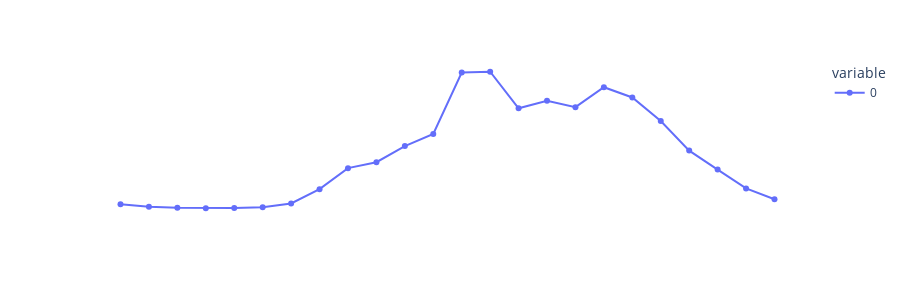

The notebook cell saved with this chart:
### Code cell
fig = px.line(X[0])
fig.update_traces(mode="markers+lines")
fig.update_layout(height=300, paper_bgcolor="rgba(0,0,0,0)", plot_bgcolor="rgba(0,0,0,0)") 
fig.update_xaxes(showgrid=False)
fig.update_yaxes(showgrid=False)
fig.update_yaxes(title='', visible=False, showticklabels=False)
fig.update_xaxes(title='', visible=False, showticklabels=False)
fig.show()

### Figure 1 — Plotly figure (JSON) as saved in the notebook; plotly's stock layout.template omitted (floating-point values rounded to 4 significant figures)
{"data": [{"hovertemplate": "variable=0<br>index=%{x}<br>value=%{y}<extra></extra>", "legendgroup": "0", "line": {"color": "#636efa", "dash": "solid"}, "marker": {"symbol": "circle"}, "mode": "markers+lines", "name": "0", "orientation": "v", "showlegend": true, "type": "scatter", "x": [0, 1, 2, 3, 4, 5, 6, 7, 8, 9, 10, 11, 12, 13, 14, 15, 16, 17, 18, 19, 20, 21, 22, 23], "xaxis": "x", "y": [97, 42, 20, 10, 14, 33, 113, 422, 875, 1003, 1351, 1613, 2937, 2954, 2167, 2330, 2191, 2621, 2400, 1892, 1253, 844, 438, 204], "yaxis": "y"}], "layout": {"height": 300, "legend": {"title": {"text": "variable"}, "tracegroupgap": 0}, "margin": {"t": 60}, "paper_bgcolor": "rgba(0,0,0,0)", "plot_bgcolor": "rgba(0,0,0,0)", "xaxis": {"anchor": "y", "domain": [0, 1], "showgrid": false, "showticklabels": false, "title": {"text": ""}, "visible": false}, "yaxis": {"anchor": "x", "domain": [0, 1], "showgrid": false, "showticklabels": false, "title": {"text": ""}, "visible": false}}}
